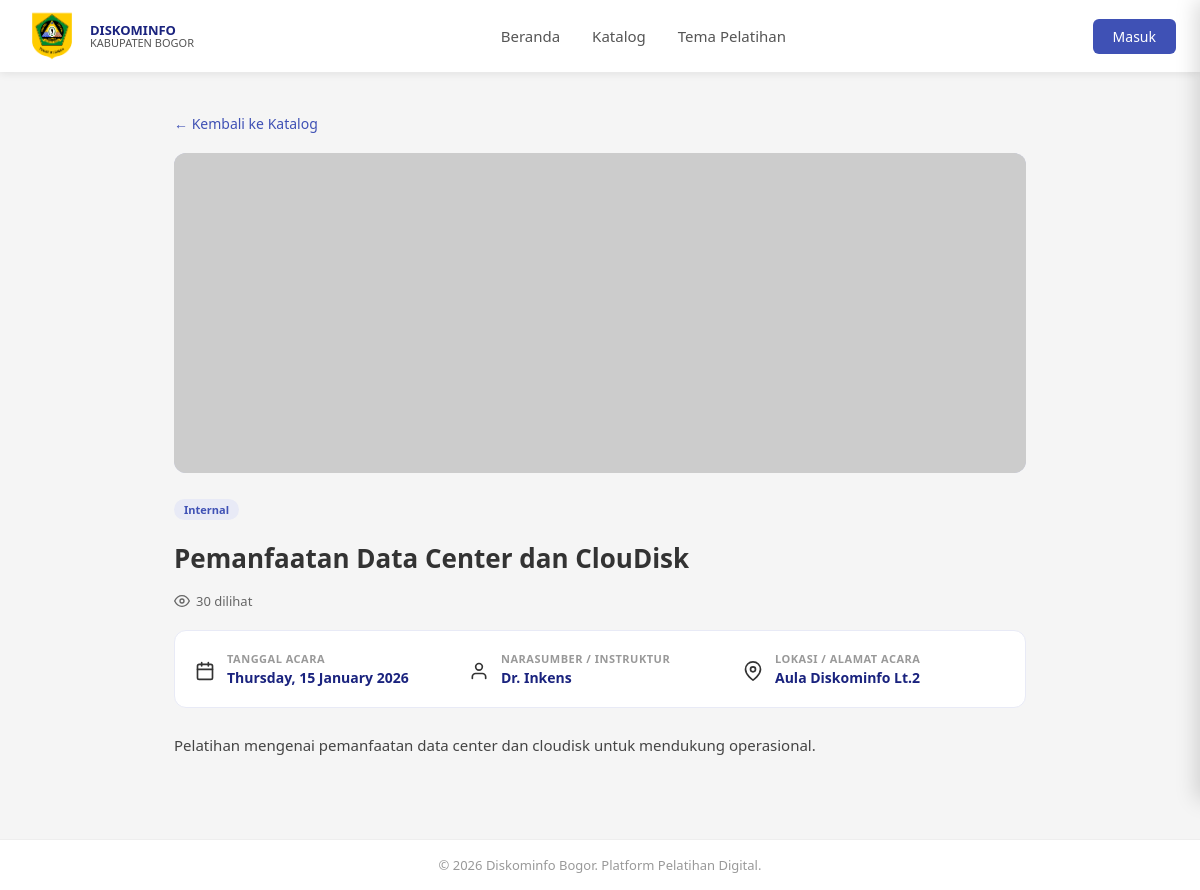
Page /pages/detail.php?id=4 on the committed database.
### tables this page shows
CREATE TABLE modul (
    id INT AUTO_INCREMENT PRIMARY KEY,
    judul VARCHAR(200) NOT NULL,
    deskripsi TEXT,
    kategori_id INT,
    instruktur VARCHAR(100),
    lokasi VARCHAR(150),
    tanggal DATE,
    views INT DEFAULT 0,
    status ENUM('published','draft') DEFAULT 'draft',
    thumbnail VARCHAR(255),
    file_materi VARCHAR(255),
    file_ppt VARCHAR(255),
    created_at TIMESTAMP DEFAULT CURRENT_TIMESTAMP,
    FOREIGN KEY (kategori_id) REFERENCES kategori(id) ON DELETE SET NULL
);

CREATE TABLE kategori (
    id INT AUTO_INCREMENT PRIMARY KEY,
    nama VARCHAR(100) NOT NULL,
    deskripsi TEXT,
    created_at TIMESTAMP DEFAULT CURRENT_TIMESTAMP
);

### pages/detail.php (the view, shortened to what this page needs)
<?php
require_once '../includes/header.php';
$id = isset($_GET['id']) ? (int)$_GET['id'] : 0;
$conn->query("ALTER TABLE tema_pelatihan ADD COLUMN IF NOT EXISTS tanggal_selesai DATE DEFAULT NULL AFTER tanggal");
$conn->query("ALTER TABLE pendaftaran ADD COLUMN IF NOT EXISTS npwp VARCHAR(25) DEFAULT NULL");
$conn->query("ALTER TABLE pendaftaran ADD COLUMN IF NOT EXISTS no_rekening VARCHAR(30) DEFAULT NULL");
$conn->query("ALTER TABLE pendaftaran ADD COLUMN IF NOT EXISTS asal_kecamatan VARCHAR(100) DEFAULT NULL");
$col_check = $conn->query("SHOW COLUMNS FROM modul LIKE 'tema_id'");
$has_tema_col = $col_check->num_rows > 0;
if ($has_tema_col) {
    $stmt = $conn->prepare("
        SELECT m.*, k.nama as kategori_nama,
               tp.id as tema_id, tp.judul as tema_judul,
               tp.lokasi as tema_lokasi, tp.tanggal as tema_tanggal,
               tp.tanggal_selesai as tema_tanggal_selesai,
               tp.kuota as tema_kuota, tp.status as tema_status, tp.deskripsi as tema_deskripsi,
               (SELECT COUNT(*) FROM pendaftaran p WHERE p.tema_id=tp.id AND p.status!='rejected') as tema_terdaftar
        FROM modul m
        LEFT JOIN kategori k ON m.kategori_id = k.id
        LEFT JOIN tema_pelatihan tp ON m.tema_id = tp.id
        WHERE m.id = ? AND m.status = 'published'
    ");
} else {
    $stmt = $conn->prepare("
        SELECT m.*, k.nama as kategori_nama
        FROM modul m
        LEFT JOIN kategori k ON m.kategori_id = k.id
        WHERE m.id = ? AND m.status = 'published'
    ");
}
$stmt->bind_param("i", $id);
$stmt->execute();
$m = $stmt->get_result()->fetch_assoc();
function badge_class($kat) {
    $map = ['Internal'=>'badge-internal','Kegiatan'=>'badge-kegiatan','External'=>'badge-external'];
    return $map[$kat] ?? 'badge-internal';
}
?>
<div class="main-content">
<div class="detail-page">
    <a href="katalog.php" class="btn-back">&larr; Kembali ke Katalog</a>
    <div class="detail-thumb">
        <?php if ($m['thumbnail']): ?>
            <img src="../<?= htmlspecialchars($m['thumbnail']) ?>" alt="<?= htmlspecialchars($m['judul']) ?>">
        <?php else: ?>
            <img src="https://picsum.photos/seed/<?= $m['id'] ?>/900/320" alt="">
        <?php endif; ?>
    </div>
    <span class="badge <?= badge_class($m['kategori_nama']) ?>"><?= htmlspecialchars($m['kategori_nama'] ?? '') ?></span>
    <h1 style="font-size:26px;font-weight:700;margin:12px 0 16px"><?= htmlspecialchars($m['judul']) ?></h1>
    <div class="detail-meta">
        <span><svg class="icon" viewBox="0 0 24 24"><path d="M1 12s4-8 11-8 11 8 11 8-4 8-11 8-11-8-11-8z"/><circle cx="12" cy="12" r="3"/></svg> <?= $m['views'] ?> dilihat</span>
    </div>
    <div class="acara-card">
        <div class="acara-item">
            <div class="acara-icon"><svg class="icon icon-lg" viewBox="0 0 24 24"><rect x="3" y="4" width="18" height="18" rx="2"/><line x1="16" y1="2" x2="16" y2="6"/><line x1="8" y1="2" x2="8" y2="6"/><line x1="3" y1="10" x2="21" y2="10"/></svg></div>
            <div class="acara-detail">
                <span class="acara-label">Tanggal Acara</span>
                <span class="acara-value"><?= date('l, d F Y', strtotime($m['tanggal'])) ?></span>
            </div>
        </div>
        <?php if ($m['instruktur']): ?>
        <div class="acara-item">
            <div class="acara-icon"><svg class="icon icon-lg" viewBox="0 0 24 24"><path d="M20 21v-2a4 4 0 0 0-4-4H8a4 4 0 0 0-4 4v2"/><circle cx="12" cy="7" r="4"/></svg></div>
            <div class="acara-detail">
                <span class="acara-label">Narasumber / Instruktur</span>
                <span class="acara-value"><?= htmlspecialchars($m['instruktur']) ?></span>
            </div>
        </div>
        <?php endif; ?>
        <?php if ($m['lokasi']): ?>
        <div class="acara-item">
            <div class="acara-icon"><svg class="icon icon-lg" viewBox="0 0 24 24"><path d="M21 10c0 7-9 13-9 13s-9-6-9-13a9 9 0 0 1 18 0z"/><circle cx="12" cy="10" r="3"/></svg></div>
            <div class="acara-detail">
                <span class="acara-label">Lokasi / Alamat Acara</span>
                <span class="acara-value"><?= htmlspecialchars($m['lokasi']) ?></span>
            </div>
        </div>
        <?php endif; ?>
    </div>
    <div class="detail-desc">
        <?= nl2br(htmlspecialchars($m['deskripsi'])) ?>
    </div>
</div>
<?php require_once '../includes/footer.php'; ?>

### assets/css/style.css (style rules this page uses)
* { margin: 0; padding: 0; box-sizing: border-box; }
body { font-family: 'Segoe UI', sans-serif; background: #f5f5f5; color: #333; }
.badge { display: inline-block; padding: 3px 10px; border-radius: 20px; font-size: 11px; font-weight: 600; margin-bottom: 8px; }
.badge-internal { background: #e8eaf6; color: #3f51b5; }
.detail-page { max-width: 900px; margin: 0 auto; padding: 40px 24px; }
.detail-thumb { width: 100%; height: 320px; background: #c5cae9; border-radius: 12px; display: flex; align-items: center; justify-content: center; font-size: 48px; color: #9fa8da; margin-bottom: 24px; overflow: hidden; }
.detail-thumb img { width: 100%; height: 100%; object-fit: cover; }
.detail-meta { display: flex; flex-wrap: wrap; gap: 16px; margin-bottom: 20px; }
.detail-meta span { font-size: 13px; color: #666; display: flex; align-items: center; gap: 6px; }
.detail-desc { font-size: 15px; line-height: 1.8; color: #444; }
.btn-back { display: inline-flex; align-items: center; gap: 6px; color: #3f51b5; text-decoration: none; font-size: 14px; margin-bottom: 20px; }
.acara-card { display: grid; grid-template-columns: repeat(auto-fit, minmax(220px, 1fr)); gap: 12px; background: #fff; border: 1px solid #e8eaf6; border-radius: 12px; padding: 20px; margin: 16px 0 24px; }
.acara-item { display: flex; align-items: flex-start; gap: 12px; }
.acara-icon { font-size: 22px; flex-shrink: 0; margin-top: 2px; }
.acara-detail { display: flex; flex-direction: column; gap: 2px; }
.acara-label { font-size: 11px; text-transform: uppercase; letter-spacing: .5px; color: #999; font-weight: 600; }
.acara-value { font-size: 14px; font-weight: 600; color: #1a237e; }
.icon { width: 16px; height: 16px; stroke: currentColor; stroke-width: 2; fill: none; stroke-linecap: round; stroke-linejoin: round; vertical-align: middle; display: inline-block; flex-shrink: 0; }
.icon-lg { width: 20px; height: 20px; }

### rows in the picture
modul: kategori.nama "Internal", judul "Pemanfaatan Data Center dan ClouDisk", views "30", tanggal "Thursday, 15 January 2026", instruktur "Dr. Inkens", lokasi "Aula Diskominfo Lt.2", deskripsi "Pelatihan mengenai pemanfaatan data center dan cloudisk untuk mendukung operasional."
